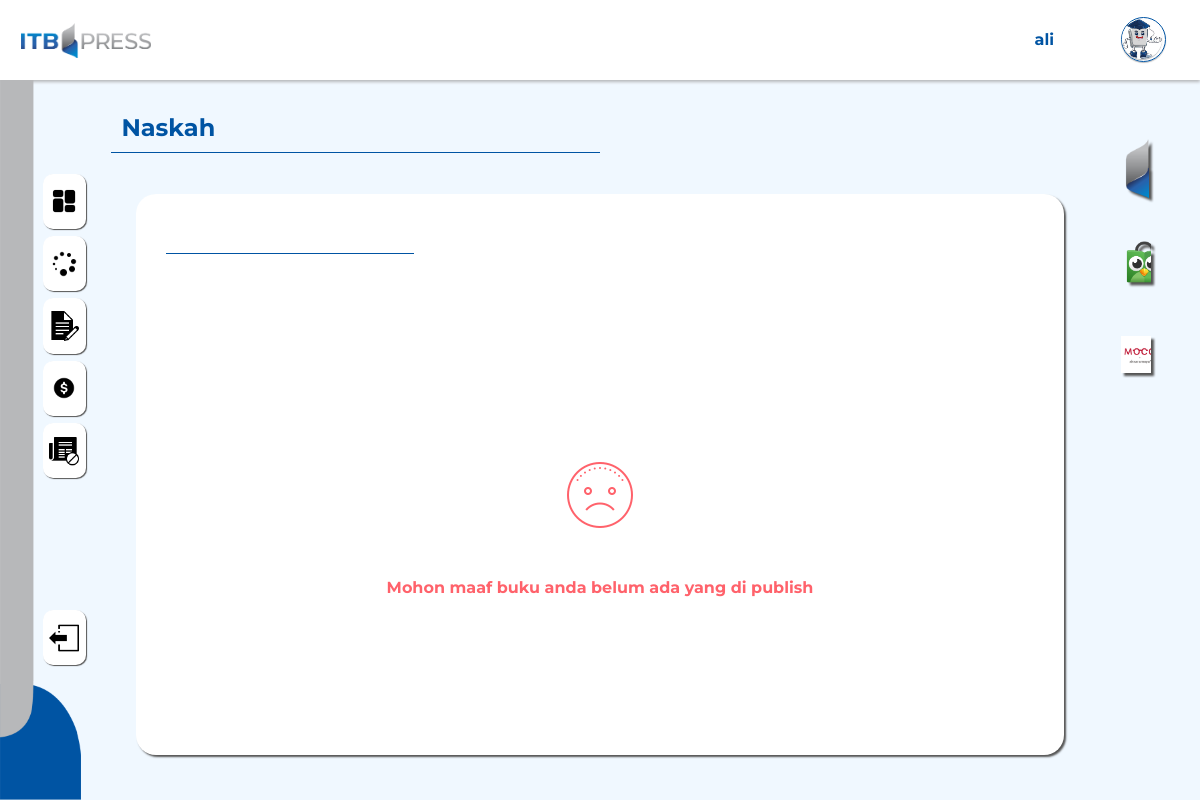
Before: /naskah/index.php (signed in) with the older database file.
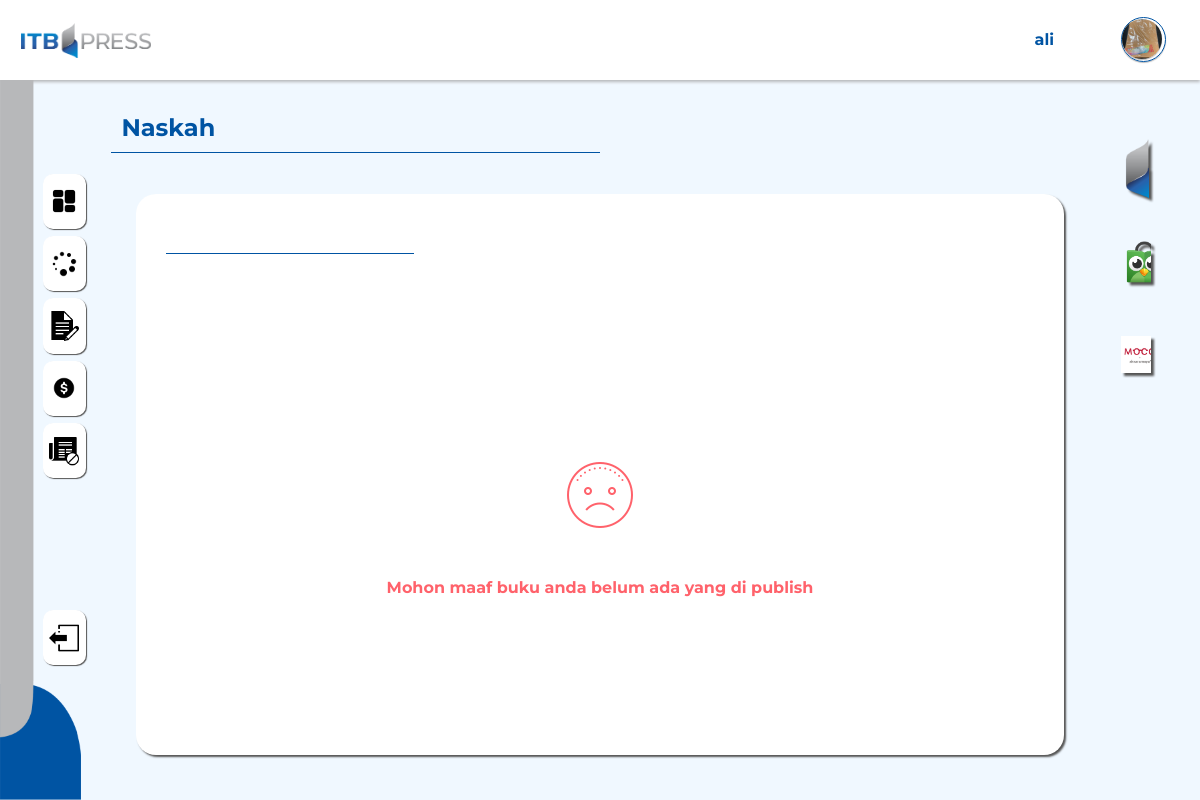
After: the same page with the newer database file.
### tables this page shows
CREATE TABLE `penulis` (
  `id_penulis` int(15) NOT NULL,
  `email` varchar(225) NOT NULL,
  `nama` varchar(225) NOT NULL,
  `phone` varchar(225) NOT NULL,
  `instansi` varchar(225) NOT NULL,
  `jabatan` varchar(225) NOT NULL,
  `no_ktp` varchar(225) NOT NULL,
  `file_ktp` varchar(225) NOT NULL,
  `file_npwp` varchar(225) NOT NULL,
  `rekening` varchar(225) NOT NULL,
  `kontak_lain` varchar(225) NOT NULL,
  `biografi` varchar(225) NOT NULL,
  `file_foto` varchar(225) NOT NULL,
  `created` datetime NOT NULL DEFAULT current_timestamp(),
  `updated` datetime DEFAULT NULL ON UPDATE current_timestamp()
);

### naskah/index.php (the view, shortened to what the changed rows need)
<?php
require '../conn.php';
$id = $_SESSION['id_user'];
$result = mysqli_query($conn, "SELECT * FROM user WHERE id_user= '$id'");
$user = mysqli_fetch_array($result);
$email = $user['email'];
$penulis = mysqli_query($conn, "SELECT * FROM penulis WHERE email= '$email'");
$data = mysqli_fetch_array($penulis);
?>
<!DOCTYPE html>
<html lang="en">
<head>
    <link rel="stylesheet" href="style.css">
</head>
<body>
    <div class="container">
        <div class="navbar">
            <a class="profil" href="../user/profil/">
                <div class="box-profil">
                    <div class="avatar">
                        <img src="../gambar/<?php echo $data['file_foto']?>" alt="">
                    </div>
                </div>
            </a>
        </div>
    </div>
</body>
</html>

Changed rows visible on the page:
changed penulis: file_foto: a different picture
